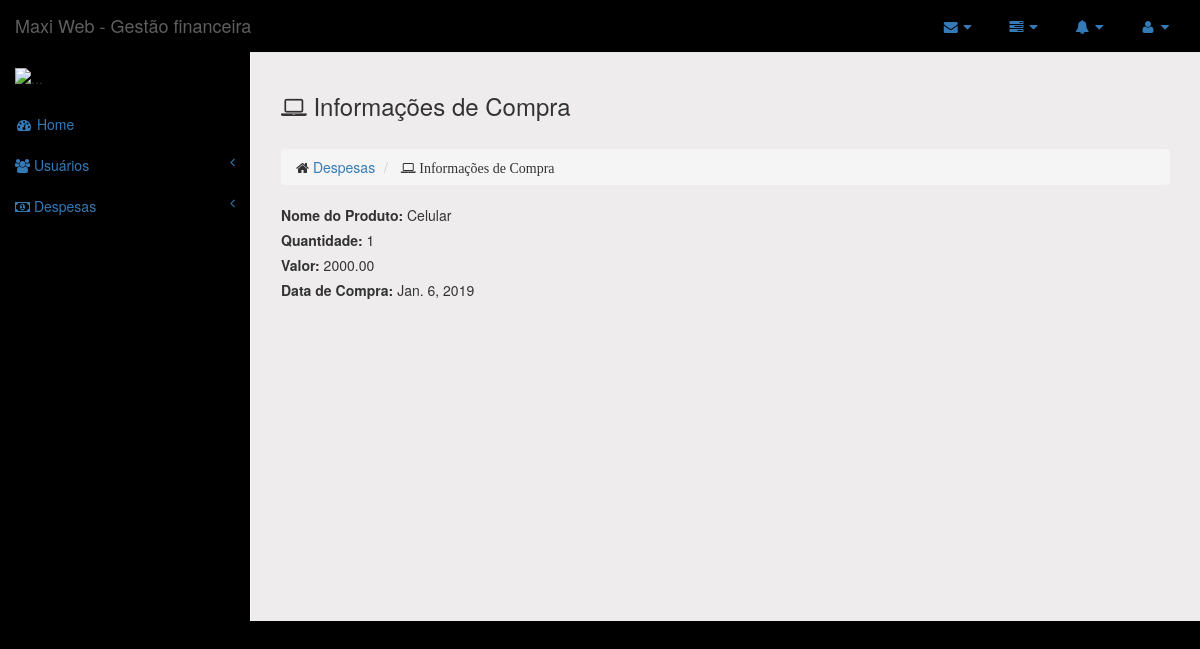
The page /financeiro/despesas/1/ on the database its author committed.
### financeiro/models.py (models this page shows)
class Despesas(models.Model):
    nome_prod = models.CharField(max_length=50)
    quant_prod = models.IntegerField()
    valor = models.DecimalField(max_digits=10, decimal_places=2)
    data_compra = models.DateField()

### financeiro/views.py (the view)
# urls.py: path('despesas/<int:despesa_id>/', views.despesa_show),
def despesa_show(request, despesa_id):
    despesa = Despesas.objects.get(pk=despesa_id)
    return render(request, 'despesas/show.html', {'despesa': despesa})

### financeiro/templates/despesas/show.html
{% extends "base.html" %} {% block daniela %}
<div class="row">
    <div class="col-lg-12">
        <h3 class="page-header">
            <i class="fa fa-laptop"></i> Informações de Compra </h3>
        <ol class="breadcrumb">
            <li>
                <i class="fa fa-home"></i>
                <a href="/financeiro/despesas/"> Despesas </a>
            </li>
            <li>
                <i class="fa fa-laptop"> Informações de Compra </i>
            </li>
        </ol>
    </div>
</div>
<div class="row">
    <div class="col-md-12 ">
        <div>
            <label> Nome do Produto: </label>
            {{despesa.nome_prod}}
        </div>
        <div>
            <label> Quantidade: </label>
            {{despesa.quant_prod}}
        </div>
        <div>
            <label> Valor: </label>
            {{despesa.valor}}
        </div>
        <div>
            <label>Data de Compra: </label>
            {{despesa.data_compra}}
        </div>
    </div>
    {% endblock %}

### rows shown on the page
Despesas: nome_prod "Celular", quant_prod "1", valor "2000.00", data_compra "Jan. 6, 2019"
